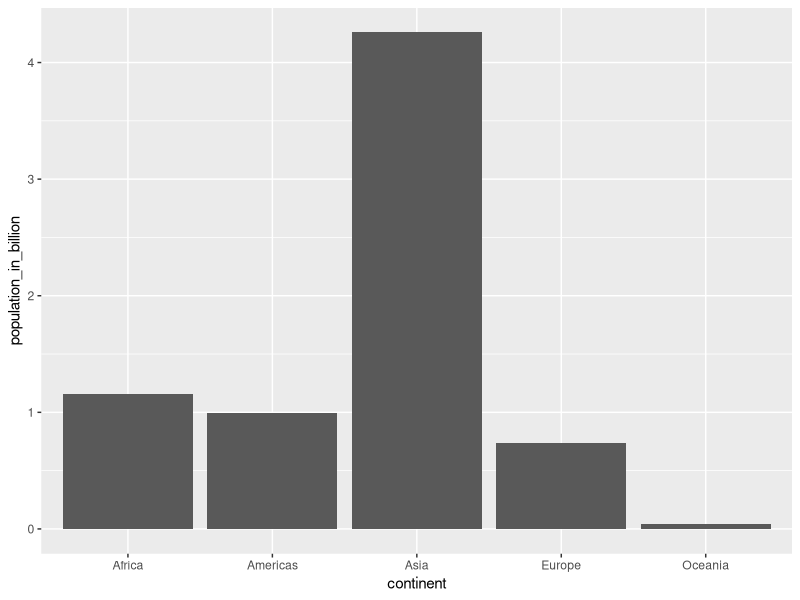
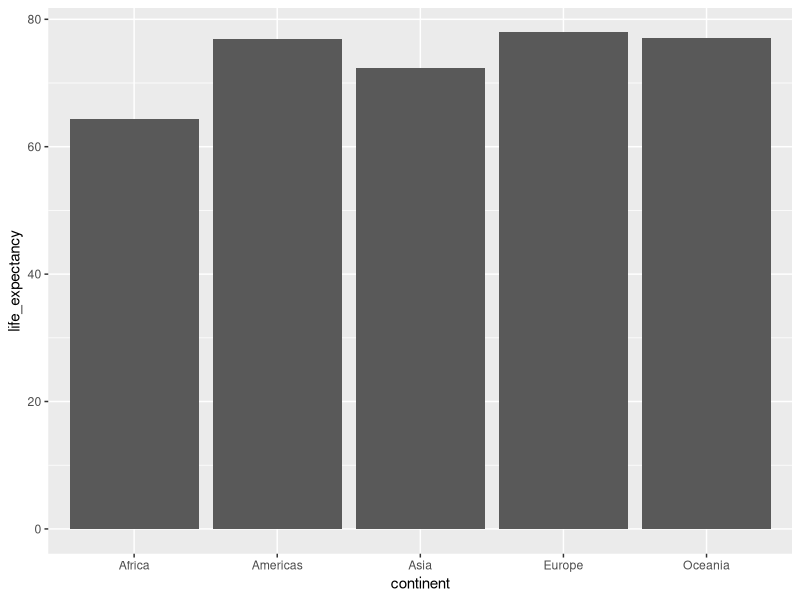
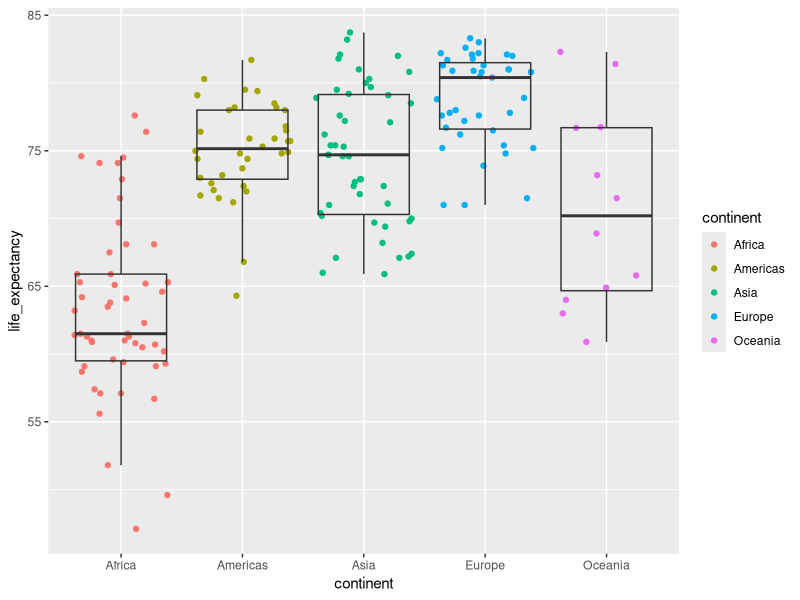
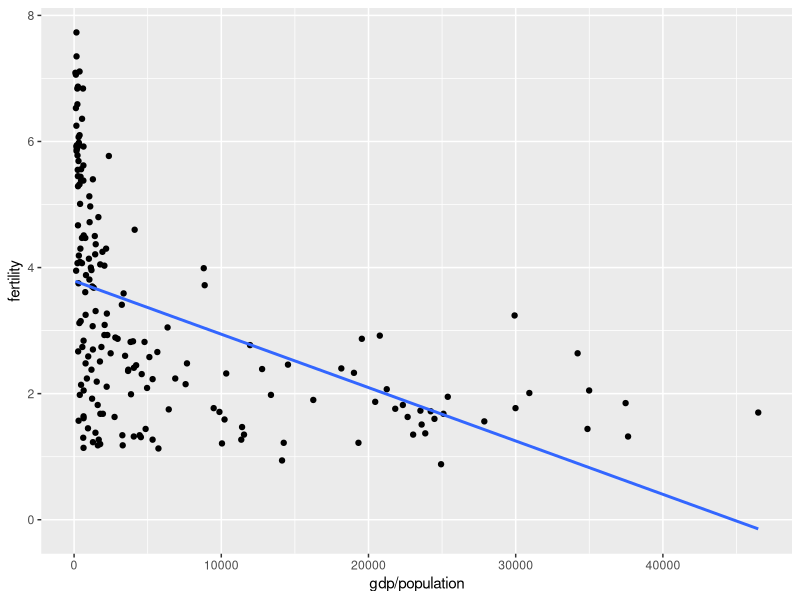
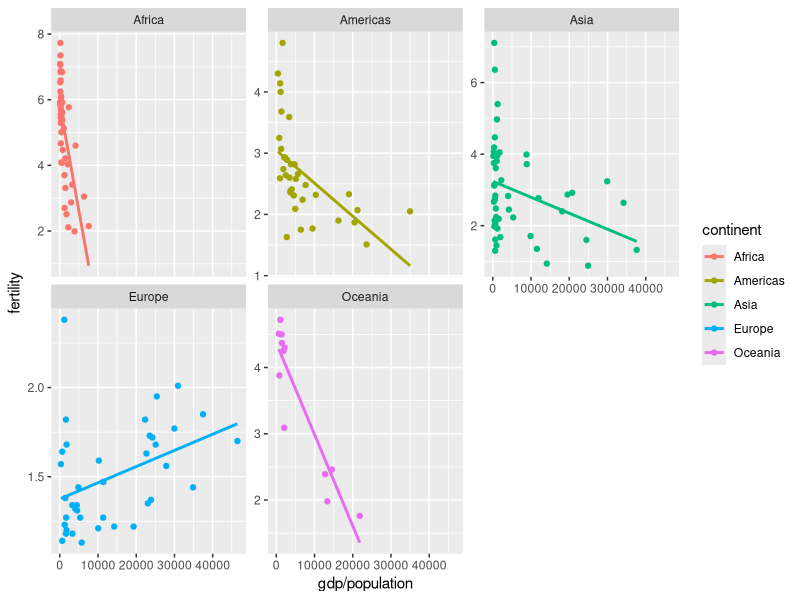
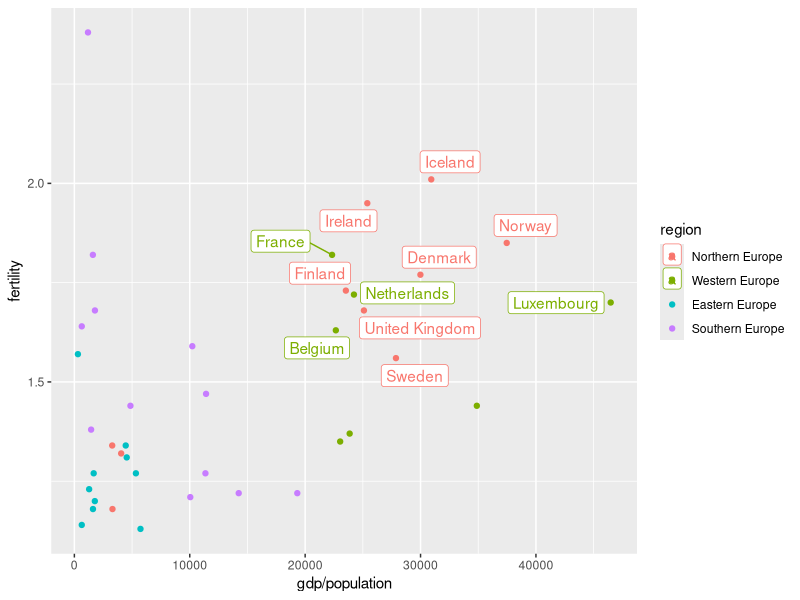
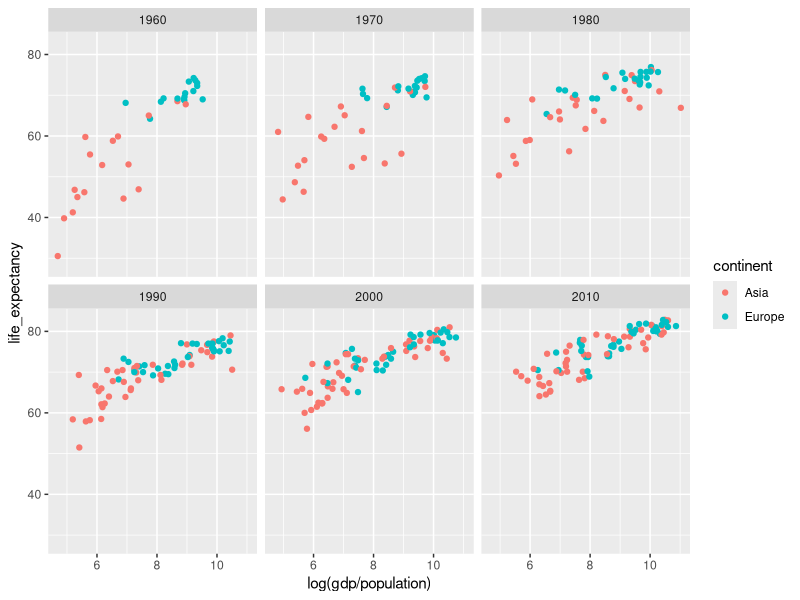
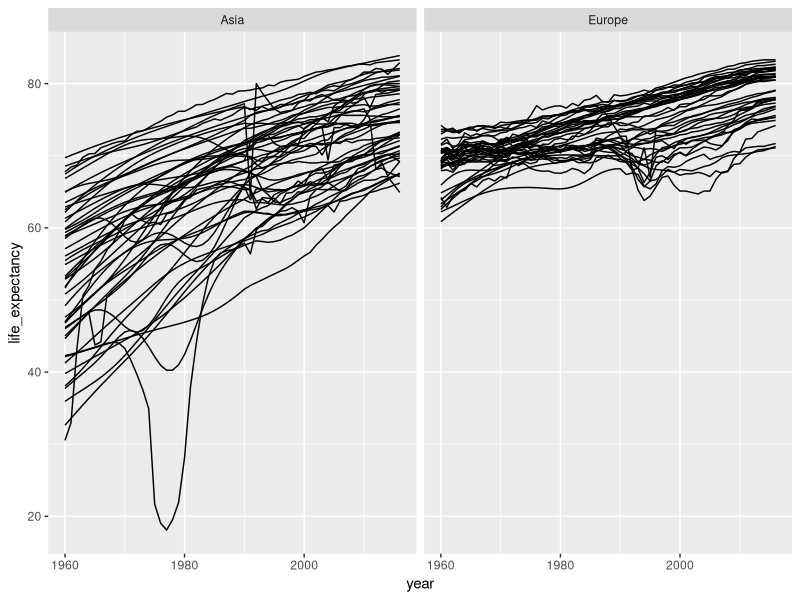

Here is the R script that generated these plots, in order:
## ---- chunk 1
knitr::opts_knit$set(base.dir = "../docs/", root.dir = "../docs/")
knitr::opts_chunk$set(echo = TRUE, message = FALSE)
## ---- chunk 2
library(dslabs) #install.packages("dslabs")
library(tidyverse)
## ---- chunk 3
gapminder %>%
  filter(year==2015) %>%
  group_by(continent) %>%
  summarize(population_in_billion=sum(population)/10^9) %>%
  ggplot(aes(x=continent, y=population_in_billion)) +
  geom_col()
## ---- chunk 4
gapminder %>%
  filter(year==2015) %>%
  summarize(life_expectancy=sum(life_expectancy*population)/sum(population))
## ---- chunk 5
gapminder %>%
  filter(year==2015) %>%
  group_by(continent) %>%
  summarize(life_expectancy=sum(life_expectancy*population)/sum(population)) %>%
  ggplot(aes(x=continent, y=life_expectancy)) +
  geom_col()

gapminder %>%
  filter(year==2015) %>%
  ggplot(aes(x=continent, y=life_expectancy)) +
  geom_jitter(aes(color=continent),height = 0) +
  geom_boxplot(alpha=0, outlier.alpha = 0)
## ---- chunk 6
gapminder %>%
  filter(year==2000) %>%
  ggplot(aes(y=fertility, x=gdp/population)) +
  geom_point() +
  geom_smooth(se=F, method = "lm")
## ---- chunk 7
gapminder %>%
  filter(year==2000) %>%
  ggplot(aes(y=fertility, x=gdp/population, color=continent)) +
  geom_point() +
  geom_smooth(se=F, method = "lm") +
  facet_wrap(~continent, scales = "free_y")
## ---- chunk 8
eu_2000 <- gapminder %>%
  filter(year==2000, continent == "Europe") 
eu_2000 %>%
  filter(fertility > 1.5, gdp/population > 20000) %>%
  ggplot(aes(y=fertility, x=gdp/population, color=region)) +
  ggrepel::geom_label_repel(aes(label=country)) +
  geom_point(data=eu_2000)
## ---- chunk 9
gapminder %>%
  filter(year==2015, country %in% c("Turkey", "Poland", "South Korea", "Russia", "Vietnam", "South Africa")) %>%
  arrange(infant_mortality) %>%
  select(country, infant_mortality) %>% 
  knitr::kable()
## ---- chunk 10
years <- c(1960, 1970, 1980, 1990, 2000, 2010)
continents <- c("Europe", "Asia")
gapminder %>% 
  filter(year %in% years & continent %in% continents) %>%
  ggplot(aes(log(gdp/population), life_expectancy, col = continent)) +
  geom_point() +
  facet_wrap(~year) 

gapminder %>% 
  filter(continent %in% continents) %>%
  ggplot(aes(x=year, y=life_expectancy, group=country)) +
  geom_line()+
  facet_wrap(~continent) 

gapminder %>% 
  filter(year %in% c(1960, 2010)) %>%
  ggplot(aes(x=life_expectancy, fill=continent)) +
  geom_density(alpha=0.5)+
  facet_wrap(~year, nrow=2) 

gapminder %>% 
  filter(year %in% c(1960, 2010)) %>%
  ggplot(aes(x=log(gdp/population), fill=continent)) +
  geom_density(alpha=0.5)+
  facet_wrap(~year, nrow=2) 

gapminder %>% 
  filter(year %in% c(1960, 2010)) %>%
  ggplot(aes(continent, log(gdp/population), fill = as.character(year))) +
  geom_boxplot()
